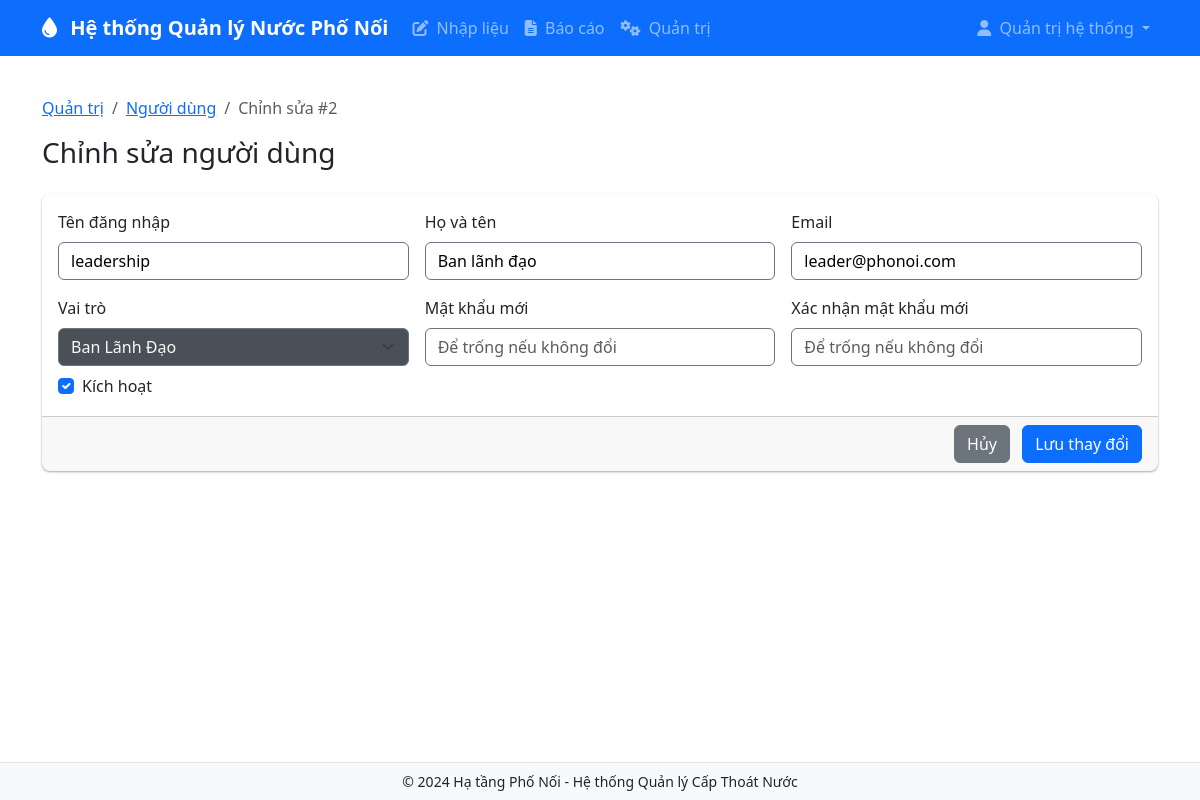
/admin/users/2/edit (signed in), run on the app's committed database.
### models.py (models this page shows)
class User(UserMixin, db.Model):
    id = db.Column(db.Integer, primary_key=True)
    username = db.Column(db.String(64), unique=True, nullable=False)
    email = db.Column(db.String(120), unique=True, nullable=False)
    password_hash = db.Column(db.String(256))
    role = db.Column(Enum(UserRole), nullable=False, default=UserRole.DATA_ENTRY)
    full_name = db.Column(db.String(120))
    created_at = db.Column(db.DateTime, default=datetime.utcnow)
    is_active = db.Column(db.Boolean, default=True)

### blueprints/admin.py (the view, shortened to what this page needs)
@bp.route('/users/<int:user_id>/edit', methods=['GET', 'POST'])
@login_required
def edit_user(user_id):
    user = User.query.get_or_404(user_id)
    return render_template('edit_page/user_edit.html', mode='edit', user=user)

### app.py (called while the page is built)
@login_manager.user_loader
def load_user(user_id):
    from models import User
    return User.query.get(int(user_id))

### templates/edit_page/user_edit.html (shortened to what this page needs)
{% extends "base.html" %}
{% block content %}
<div class="row">
  <div class="col-12">
    <nav aria-label="breadcrumb">
      <ol class="breadcrumb">
        <li class="breadcrumb-item"><a href="{{ url_for('admin') }}">Quản trị</a></li>
        <li class="breadcrumb-item"><a href="{{ url_for('admin') }}#users">Người dùng</a></li>
        <li class="breadcrumb-item active" aria-current="page">Chỉnh sửa #{{ user.id }}</li>
      </ol>
    </nav>
    <h3>Chỉnh sửa người dùng</h3>
  </div>
</div>
<form method="post" action="{{ url_for('admin.edit_user', user_id=user.id) }}">
  <div class="card mt-3">
    <div class="card-body">
      <div class="row g-3">
        <div class="col-md-4">
          <label class="form-label">Tên đăng nhập</label>
          <input name="username" class="form-control" value="{{ user.username }}" readonly>
        </div>
        <div class="col-md-4">
          <label class="form-label">Họ và tên</label>
          <input name="full_name" class="form-control" value="{{ user.full_name or '' }}">
        </div>
        <div class="col-md-4">
          <label class="form-label">Email</label>
          <input name="email" type="email" class="form-control" value="{{ user.email or '' }}">
        </div>
<div class="col-md-4">
  <label class="form-label">Vai trò</label>
  {% set allowed_roles = ['DATA_ENTRY','PLANT_MANAGER','LEADERSHIP','ADMIN','ACCOUNTING'] %}
  {% set role_labels = {
    'DATA_ENTRY':'Nhập liệu',
    'PLANT_MANAGER':'Quản lý nhà máy',
    'LEADERSHIP':'Ban Lãnh Đạo',
    'ADMIN':'Quản trị',
    'ACCOUNTING':'Kế toán'
  } %}
  {% set role_value = (user.role.name if (user.role is not none and (user.role.name is defined)) else user.role) %}
  <select name="role" class="form-select" required>
    {% for r in allowed_roles %}
      <option value="{{ r }}" {{ 'selected' if role_value == r else '' }}>
        {{ role_labels.get(r, r.replace('_',' ')) }}
      </option>
    {% endfor %}
  </select>
</div>
        <div class="col-md-4">
          <label class="form-label">Mật khẩu mới</label>
          <input name="password" type="password" class="form-control" placeholder="Để trống nếu không đổi">
        </div>
        <div class="col-md-4">
          <label class="form-label">Xác nhận mật khẩu mới</label>
          <input name="confirm_password" type="password" class="form-control" placeholder="Để trống nếu không đổi">
        </div>
        <div class="col-12 d-flex gap-3 align-items-center mt-2">
          <div class="form-check">
            <input class="form-check-input" type="checkbox" id="active" name="active" {% if user.is_active %}checked{% endif %}>
            <label class="form-check-label" for="active">Kích hoạt</label>
          </div>
        </div>
      </div>
    </div>
    <div class="card-footer text-end">
      <a class="btn btn-secondary me-2" href="{{ url_for('admin') }}#users">Hủy</a>
      <button type="submit" class="btn btn-primary">Lưu thay đổi</button>
    </div>
  </div>
</form>
{% endblock %}

### templates/base.html (shortened to what this page needs)
<!DOCTYPE html>
<html lang="vi" data-bs-theme="light">
<head>
    <link href="https://cdn.jsdelivr.net/npm/bootstrap@5.3.3/dist/css/bootstrap.min.css" rel="stylesheet">
    <link rel="stylesheet" href="https://cdnjs.cloudflare.com/ajax/libs/font-awesome/6.4.0/css/all.min.css">
    <link rel="stylesheet" href="{{ url_for('static', filename='css/custom.css') }}">
</head>
<body class="d-flex flex-column min-vh-100">
    <nav class="navbar navbar-expand-lg navbar-dark bg-primary">
        <div class="container">
            <a class="navbar-brand" href="{{ url_for('dashboard') }}">
                <i class="fas fa-tint me-2"></i>
                Hệ thống Quản lý Nước Phố Nối
            </a>
            <div class="collapse navbar-collapse" id="navbarNav">
                <ul class="navbar-nav me-auto">
                    {% if current_user.is_authenticated %}
                    {% if current_user.role.value in ['data_entry', 'plant_manager', 'admin'] %}
                    <li class="nav-item">
                        <a class="nav-link" href="{{ url_for('data_entry') }}">
                            <i class="fas fa-edit me-1"></i> Nhập liệu
                        </a>
                    </li>
                    {% endif %}
                    {% if current_user.role.value in ['accounting', 'plant_manager', 'leadership', 'admin'] %}
                    <li class="nav-item">
                        <a class="nav-link" href="{{ url_for('reports') }}">
                            <i class="fas fa-file-alt me-1"></i> Báo cáo
                        </a>
                    </li>
                    {% endif %}
                    {% if current_user.role.value == 'admin' %}
                    <li class="nav-item">
                        <a class="nav-link" href="{{ url_for('admin') }}">
                            <i class="fas fa-cogs me-1"></i> Quản trị
                        </a>
                    </li>
                    {% endif %}
                    {% endif %}
                </ul>
                {% if current_user.is_authenticated %}
                <ul class="navbar-nav">
                    <li class="nav-item dropdown">
                        <a class="nav-link dropdown-toggle" href="#" role="button" data-bs-toggle="dropdown">
                            <i class="fas fa-user me-1"></i> {{ current_user.full_name or current_user.username }}
                        </a>
                    </li>
                </ul>
                {% endif %}
            </div>
        </div>
    </nav>
    <main class="container my-4">
        {% block content %}{% endblock %}
    </main>
    <footer class="mt-auto py-2 bg-light border-top text-center small">
      © 2024 Hạ tầng Phố Nối - Hệ thống Quản lý Cấp Thoát Nước
    </footer>
</body>
</html>

### static/css/custom.css (style rules this page uses)
.btn { border-radius: 6px; font-weight: 500; }
.card { border: none; box-shadow: 0 1px 3px rgba(0,0,0,0.12), 0 1px 2px rgba(0,0,0,0.24); border-radius: 8px; }
.form-control, .form-select { border-radius: 6px; border: 1px solid var(--bs-border-color); }
.navbar-brand { font-weight: 600; }
.form-control { color: #000000 !important; background-color: rgb(255, 255, 255) !important; border-color: #6c757d !important; }
.form-select { color: #f8f9fa !important; background-color: #495057 !important; border-color: #6c757d !important; }

### data on the page
User: full_name "Quản trị hệ thống"
User: id "2", username "leadership", full_name "Ban lãnh đạo", email "leader@phonoi.com", is_active "☑"

### other printed values
form field role "Ban Lãnh Đạo"
